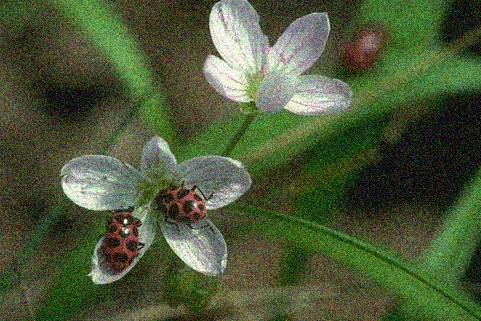
#> input picture beenoise.jpg, 481 x 321 px
$ python 23denoise.py
#> lines starting #> are read from the running program, lines starting #| are printed output that depends on the picture

#lab23 denoise a noisy image
import numpy as np
import cv2
from matplotlib import pyplot as plt

img = cv2.imread('beenoise.jpg')
#> img is the input picture: shape (321, 481, 3); mean B, G, R 56.7, 89.2, 76.5

dst = cv2.fastNlMeansDenoisingColored(img,None,15,15,7,21)
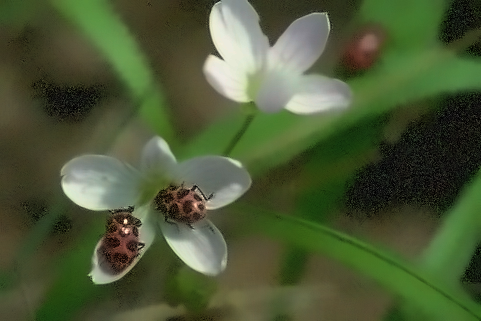
#> dst: shape (321, 481, 3); mean B, G, R 54.1, 88.1, 75.7

plt.subplot(121),plt.imshow(img)
plt.subplot(122),plt.imshow(dst)
plt.show()
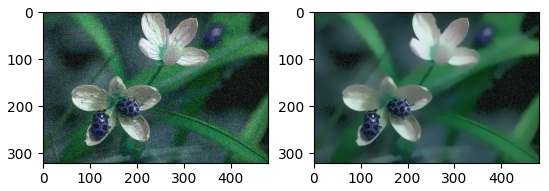
#> figure drawn by matplotlib, 2 panels; B, G, R data is drawn as R, G, B

$ run again, with bnw.jpg copied over beenoise.jpg
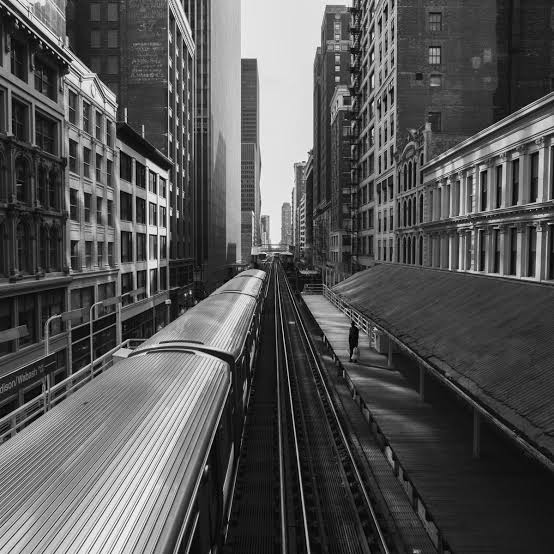
#> input picture bnw.jpg, 554 x 554 px
#> img is the input picture: shape (554, 554, 3); min 0, max 255, mean 85.3
#> `plt.show()`:
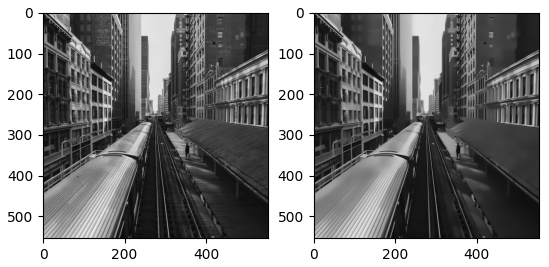
#> figure drawn by matplotlib, 2 panels; B, G, R data is drawn as R, G, B

$ run again, with eye.jpg copied over beenoise.jpg
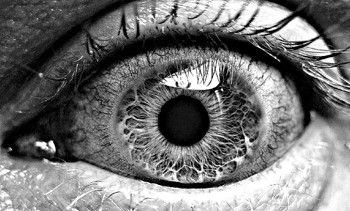
#> input picture eye.jpg, 350 x 211 px
#> img is the input picture: shape (211, 350, 3); min 0, max 255, mean 115
#> `dst = cv2.fastNlMeansDenoisingColored(img,None,15,15,7,21)`:
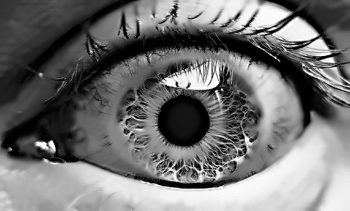
#> dst: shape (211, 350, 3); mean B, G, R 114.4, 114.5, 114.4
#> `plt.show()`:
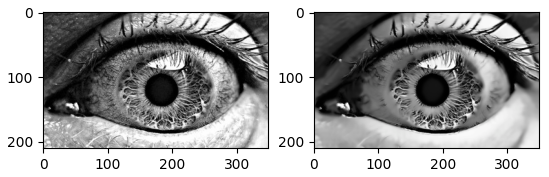
#> figure drawn by matplotlib, 2 panels; B, G, R data is drawn as R, G, B
